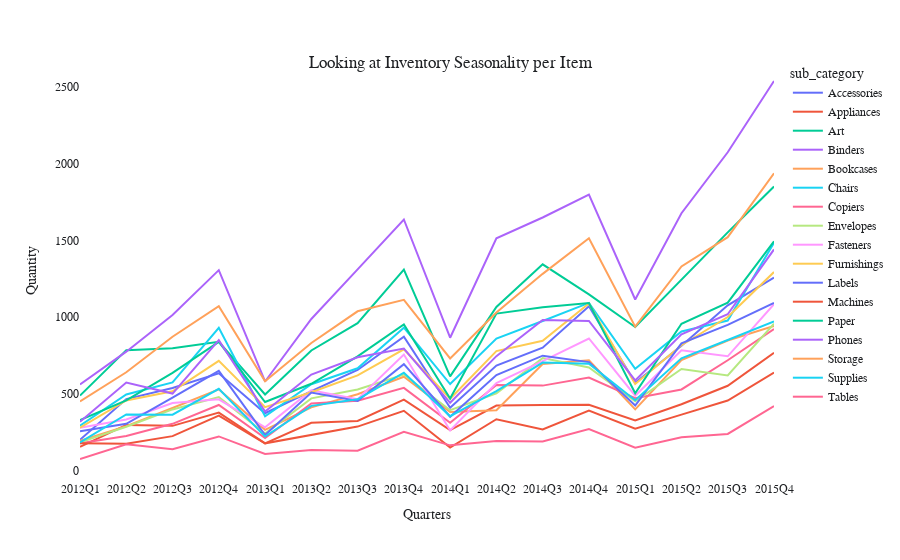

Notebook code cell kept with this figure:
### Markdown cell above
##### Plot below to show trends

### Code cell
#There are issues where JSON cannot read time series, hence putting it into a string
sub_category.quarter = sub_category.quarter.astype('str')

#Using plotly express to see if there are any trends for inventory
fig = px.line(sub_category, x = 'quarter', y = 'quantity', color = 'sub_category')

fig.update_layout(
    xaxis_title = 'Quarters',
    yaxis_title = 'Quantity',
    title={
        'text': "Looking at Inventory Seasonality per Item",
        'y':0.9,
        'x':0.5,
        'xanchor': 'center',
        'yanchor': 'top'},
    font = {'family': 'Arial',
           'size': 12,
           'color': 'rgb(31,33,36)'},
    plot_bgcolor = 'rgba(0,0,0,0)',
    paper_bgcolor = 'rgba(0,0,0,0)',
)

fig.show()

### Figure 1 — Plotly figure (JSON) as saved in the notebook; plotly's stock layout.template omitted (floating-point values rounded to 4 significant figures)
{"data": [{"hovertemplate": "sub_category=Accessories<br>quarter=%{x}<br>quantity=%{y}<extra></extra>", "legendgroup": "Accessories", "line": {"color": "#636efa", "dash": "solid"}, "mode": "lines", "name": "Accessories", "orientation": "v", "showlegend": true, "type": "scatter", "x": ["2012Q1", "2012Q2", "2012Q3", "2012Q4", "2013Q1", "2013Q2", "2013Q3", "2013Q4", "2014Q1", "2014Q2", "2014Q3", "2014Q4", "2015Q1", "2015Q2", "2015Q3", "2015Q4"], "xaxis": "x", "y": [201, 466, 538, 634, 374, 518, 656, 872, 410, 685, 801, 1071, 573, 813, 1077, 1257], "yaxis": "y"}, {"hovertemplate": "sub_category=Appliances<br>quarter=%{x}<br>quantity=%{y}<extra></extra>", "legendgroup": "Appliances", "line": {"color": "#EF553B", "dash": "solid"}, "mode": "lines", "name": "Appliances", "orientation": "v", "showlegend": true, "type": "scatter", "x": ["2012Q1", "2012Q2", "2012Q3", "2012Q4", "2013Q1", "2013Q2", "2013Q3", "2013Q4", "2014Q1", "2014Q2", "2014Q3", "2014Q4", "2015Q1", "2015Q2", "2015Q3", "2015Q4"], "xaxis": "x", "y": [155, 298, 292, 378, 178, 312, 324, 463, 264, 424, 428, 429, 327, 433, 553, 768], "yaxis": "y"}, {"hovertemplate": "sub_category=Art<br>quarter=%{x}<br>quantity=%{y}<extra></extra>", "legendgroup": "Art", "line": {"color": "#00cc96", "dash": "solid"}, "mode": "lines", "name": "Art", "orientation": "v", "showlegend": true, "type": "scatter", "x": ["2012Q1", "2012Q2", "2012Q3", "2012Q4", "2013Q1", "2013Q2", "2013Q3", "2013Q4", "2014Q1", "2014Q2", "2014Q3", "2014Q4", "2015Q1", "2015Q2", "2015Q3", "2015Q4"], "xaxis": "x", "y": [489, 785, 797, 840, 496, 783, 961, 1310, 614, 1066, 1344, 1148, 936, 1243, 1552, 1851], "yaxis": "y"}, {"hovertemplate": "sub_category=Binders<br>quarter=%{x}<br>quantity=%{y}<extra></extra>", "legendgroup": "Binders", "line": {"color": "#ab63fa", "dash": "solid"}, "mode": "lines", "name": "Binders", "orientation": "v", "showlegend": true, "type": "scatter", "x": ["2012Q1", "2012Q2", "2012Q3", "2012Q4", "2013Q1", "2013Q2", "2013Q3", "2013Q4", "2014Q1", "2014Q2", "2014Q3", "2014Q4", "2015Q1", "2015Q2", "2015Q3", "2015Q4"], "xaxis": "x", "y": [561, 775, 1014, 1306, 581, 988, 1311, 1636, 866, 1514, 1649, 1798, 1115, 1677, 2074, 2538], "yaxis": "y"}, {"hovertemplate": "sub_category=Bookcases<br>quarter=%{x}<br>quantity=%{y}<extra></extra>", "legendgroup": "Bookcases", "line": {"color": "#FFA15A", "dash": "solid"}, "mode": "lines", "name": "Bookcases", "orientation": "v", "showlegend": true, "type": "scatter", "x": ["2012Q1", "2012Q2", "2012Q3", "2012Q4", "2013Q1", "2013Q2", "2013Q3", "2013Q4", "2014Q1", "2014Q2", "2014Q3", "2014Q4", "2015Q1", "2015Q2", "2015Q3", "2015Q4"], "xaxis": "x", "y": [194, 290, 408, 530, 266, 412, 498, 612, 382, 394, 695, 719, 399, 720, 848, 943], "yaxis": "y"}, {"hovertemplate": "sub_category=Chairs<br>quarter=%{x}<br>quantity=%{y}<extra></extra>", "legendgroup": "Chairs", "line": {"color": "#19d3f3", "dash": "solid"}, "mode": "lines", "name": "Chairs", "orientation": "v", "showlegend": true, "type": "scatter", "x": ["2012Q1", "2012Q2", "2012Q3", "2012Q4", "2013Q1", "2013Q2", "2013Q3", "2013Q4", "2014Q1", "2014Q2", "2014Q3", "2014Q4", "2015Q1", "2015Q2", "2015Q3", "2015Q4"], "xaxis": "x", "y": [293, 496, 575, 931, 354, 563, 667, 931, 564, 860, 975, 1093, 664, 907, 978, 1485], "yaxis": "y"}, {"hovertemplate": "sub_category=Copiers<br>quarter=%{x}<br>quantity=%{y}<extra></extra>", "legendgroup": "Copiers", "line": {"color": "#FF6692", "dash": "solid"}, "mode": "lines", "name": "Copiers", "orientation": "v", "showlegend": true, "type": "scatter", "x": ["2012Q1", "2012Q2", "2012Q3", "2012Q4", "2013Q1", "2013Q2", "2013Q3", "2013Q4", "2014Q1", "2014Q2", "2014Q3", "2014Q4", "2015Q1", "2015Q2", "2015Q3", "2015Q4"], "xaxis": "x", "y": [179, 226, 305, 428, 212, 437, 455, 539, 312, 558, 554, 607, 472, 529, 719, 922], "yaxis": "y"}, {"hovertemplate": "sub_category=Envelopes<br>quarter=%{x}<br>quantity=%{y}<extra></extra>", "legendgroup": "Envelopes", "line": {"color": "#B6E880", "dash": "solid"}, "mode": "lines", "name": "Envelopes", "orientation": "v", "showlegend": true, "type": "scatter", "x": ["2012Q1", "2012Q2", "2012Q3", "2012Q4", "2013Q1", "2013Q2", "2013Q3", "2013Q4", "2014Q1", "2014Q2", "2014Q3", "2014Q4", "2015Q1", "2015Q2", "2015Q3", "2015Q4"], "xaxis": "x", "y": [184, 286, 399, 479, 242, 471, 529, 626, 394, 504, 733, 672, 452, 662, 620, 957], "yaxis": "y"}, {"hovertemplate": "sub_category=Fasteners<br>quarter=%{x}<br>quantity=%{y}<extra></extra>", "legendgroup": "Fasteners", "line": {"color": "#FF97FF", "dash": "solid"}, "mode": "lines", "name": "Fasteners", "orientation": "v", "showlegend": true, "type": "scatter", "x": ["2012Q1", "2012Q2", "2012Q3", "2012Q4", "2013Q1", "2013Q2", "2013Q3", "2013Q4", "2014Q1", "2014Q2", "2014Q3", "2014Q4", "2015Q1", "2015Q2", "2015Q3", "2015Q4"], "xaxis": "x", "y": [279, 333, 440, 465, 282, 523, 465, 756, 262, 571, 713, 861, 488, 784, 745, 1084], "yaxis": "y"}, {"hovertemplate": "sub_category=Furnishings<br>quarter=%{x}<br>quantity=%{y}<extra></extra>", "legendgroup": "Furnishings", "line": {"color": "#FECB52", "dash": "solid"}, "mode": "lines", "name": "Furnishings", "orientation": "v", "showlegend": true, "type": "scatter", "x": ["2012Q1", "2012Q2", "2012Q3", "2012Q4", "2013Q1", "2013Q2", "2013Q3", "2013Q4", "2014Q1", "2014Q2", "2014Q3", "2014Q4", "2015Q1", "2015Q2", "2015Q3", "2015Q4"], "xaxis": "x", "y": [280, 457, 517, 715, 414, 511, 621, 790, 468, 779, 846, 1089, 564, 817, 1001, 1294], "yaxis": "y"}, {"hovertemplate": "sub_category=Labels<br>quarter=%{x}<br>quantity=%{y}<extra></extra>", "legendgroup": "Labels", "line": {"color": "#636efa", "dash": "solid"}, "mode": "lines", "name": "Labels", "orientation": "v", "showlegend": true, "type": "scatter", "x": ["2012Q1", "2012Q2", "2012Q3", "2012Q4", "2013Q1", "2013Q2", "2013Q3", "2013Q4", "2014Q1", "2014Q2", "2014Q3", "2014Q4", "2015Q1", "2015Q2", "2015Q3", "2015Q4"], "xaxis": "x", "y": [257, 305, 475, 650, 232, 509, 454, 694, 351, 623, 749, 707, 424, 829, 950, 1092], "yaxis": "y"}, {"hovertemplate": "sub_category=Machines<br>quarter=%{x}<br>quantity=%{y}<extra></extra>", "legendgroup": "Machines", "line": {"color": "#EF553B", "dash": "solid"}, "mode": "lines", "name": "Machines", "orientation": "v", "showlegend": true, "type": "scatter", "x": ["2012Q1", "2012Q2", "2012Q3", "2012Q4", "2013Q1", "2013Q2", "2013Q3", "2013Q4", "2014Q1", "2014Q2", "2014Q3", "2014Q4", "2015Q1", "2015Q2", "2015Q3", "2015Q4"], "xaxis": "x", "y": [178, 175, 225, 359, 178, 234, 287, 390, 151, 335, 269, 391, 273, 365, 457, 639], "yaxis": "y"}, {"hovertemplate": "sub_category=Paper<br>quarter=%{x}<br>quantity=%{y}<extra></extra>", "legendgroup": "Paper", "line": {"color": "#00cc96", "dash": "solid"}, "mode": "lines", "name": "Paper", "orientation": "v", "showlegend": true, "type": "scatter", "x": ["2012Q1", "2012Q2", "2012Q3", "2012Q4", "2013Q1", "2013Q2", "2013Q3", "2013Q4", "2014Q1", "2014Q2", "2014Q3", "2014Q4", "2015Q1", "2015Q2", "2015Q3", "2015Q4"], "xaxis": "x", "y": [330, 458, 637, 839, 447, 566, 744, 952, 470, 1023, 1065, 1092, 504, 957, 1094, 1494], "yaxis": "y"}, {"hovertemplate": "sub_category=Phones<br>quarter=%{x}<br>quantity=%{y}<extra></extra>", "legendgroup": "Phones", "line": {"color": "#ab63fa", "dash": "solid"}, "mode": "lines", "name": "Phones", "orientation": "v", "showlegend": true, "type": "scatter", "x": ["2012Q1", "2012Q2", "2012Q3", "2012Q4", "2013Q1", "2013Q2", "2013Q3", "2013Q4", "2014Q1", "2014Q2", "2014Q3", "2014Q4", "2015Q1", "2015Q2", "2015Q3", "2015Q4"], "xaxis": "x", "y": [318, 574, 502, 850, 385, 626, 739, 795, 442, 746, 982, 975, 588, 888, 1019, 1441], "yaxis": "y"}, {"hovertemplate": "sub_category=Storage<br>quarter=%{x}<br>quantity=%{y}<extra></extra>", "legendgroup": "Storage", "line": {"color": "#FFA15A", "dash": "solid"}, "mode": "lines", "name": "Storage", "orientation": "v", "showlegend": true, "type": "scatter", "x": ["2012Q1", "2012Q2", "2012Q3", "2012Q4", "2013Q1", "2013Q2", "2013Q3", "2013Q4", "2014Q1", "2014Q2", "2014Q3", "2014Q4", "2015Q1", "2015Q2", "2015Q3", "2015Q4"], "xaxis": "x", "y": [451, 641, 872, 1071, 583, 832, 1038, 1113, 731, 1030, 1282, 1514, 938, 1330, 1521, 1937], "yaxis": "y"}, {"hovertemplate": "sub_category=Supplies<br>quarter=%{x}<br>quantity=%{y}<extra></extra>", "legendgroup": "Supplies", "line": {"color": "#19d3f3", "dash": "solid"}, "mode": "lines", "name": "Supplies", "orientation": "v", "showlegend": true, "type": "scatter", "x": ["2012Q1", "2012Q2", "2012Q3", "2012Q4", "2013Q1", "2013Q2", "2013Q3", "2013Q4", "2014Q1", "2014Q2", "2014Q3", "2014Q4", "2015Q1", "2015Q2", "2015Q3", "2015Q4"], "xaxis": "x", "y": [184, 366, 365, 533, 222, 422, 465, 638, 355, 518, 704, 696, 459, 732, 851, 972], "yaxis": "y"}, {"hovertemplate": "sub_category=Tables<br>quarter=%{x}<br>quantity=%{y}<extra></extra>", "legendgroup": "Tables", "line": {"color": "#FF6692", "dash": "solid"}, "mode": "lines", "name": "Tables", "orientation": "v", "showlegend": true, "type": "scatter", "x": ["2012Q1", "2012Q2", "2012Q3", "2012Q4", "2013Q1", "2013Q2", "2013Q3", "2013Q4", "2014Q1", "2014Q2", "2014Q3", "2014Q4", "2015Q1", "2015Q2", "2015Q3", "2015Q4"], "xaxis": "x", "y": [76, 172, 139, 223, 109, 135, 130, 253, 165, 193, 190, 271, 150, 217, 239, 421], "yaxis": "y"}], "layout": {"font": {"color": "rgb(31,33,36)", "family": "Arial", "size": 12}, "legend": {"title": {"text": "sub_category"}, "tracegroupgap": 0}, "margin": {"t": 60}, "paper_bgcolor": "rgba(0,0,0,0)", "plot_bgcolor": "rgba(0,0,0,0)", "title": {"text": "Looking at Inventory Seasonality per Item", "x": 0.5, "xanchor": "center", "y": 0.9, "yanchor": "top"}, "xaxis": {"anchor": "y", "domain": [0, 1], "title": {"text": "Quarters"}}, "yaxis": {"anchor": "x", "domain": [0, 1], "title": {"text": "Quantity"}}}}
